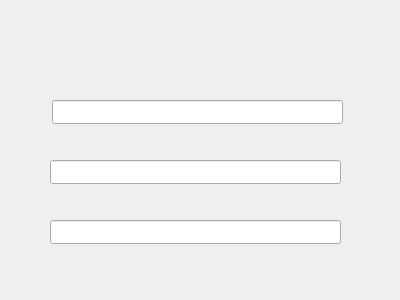
<?xml version="1.0" encoding="UTF-8"?>
<ui version="4.0">
 <class>Dialog</class>
 <widget class="QDialog" name="Dialog">
  <property name="geometry">
   <rect>
    <x>0</x>
    <y>0</y>
    <width>400</width>
    <height>300</height>
   </rect>
  </property>
  <property name="windowTitle">
   <string>Dialog</string>
  </property>
  <widget class="QLineEdit" name="lineEdit">
   <property name="geometry">
    <rect>
     <x>52</x>
     <y>100</y>
     <width>291</width>
     <height>24</height>
    </rect>
   </property>
  </widget>
  <widget class="QLineEdit" name="lineEdit_2">
   <property name="geometry">
    <rect>
     <x>50</x>
     <y>160</y>
     <width>291</width>
     <height>24</height>
    </rect>
   </property>
  </widget>
  <widget class="QLineEdit" name="lineEdit_3">
   <property name="geometry">
    <rect>
     <x>50</x>
     <y>220</y>
     <width>291</width>
     <height>24</height>
    </rect>
   </property>
  </widget>
  <widget class="QLabel" name="label">
   <property name="geometry">
    <rect>
     <x>50</x>
     <y>39</y>
     <width>291</width>
     <height>31</height>
    </rect>
   </property>
   <property name="font">
    <font>
     <pointsize>17</pointsize>
    </font>
   </property>
   <property name="text">
    <string/>
   </property>
   <property name="alignment">
    <set>Qt::AlignCenter</set>
   </property>
  </widget>
 </widget>
 <resources/>
 <connections/>
</ui>
